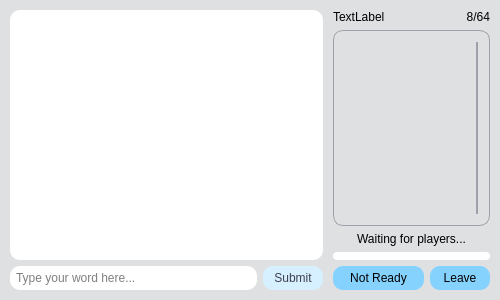
<?xml version="1.0" encoding="UTF-8"?>
<ui version="4.0">
 <class>Room</class>
 <widget class="QWidget" name="Room">
  <property name="geometry">
   <rect>
    <x>0</x>
    <y>0</y>
    <width>500</width>
    <height>300</height>
   </rect>
  </property>
  <property name="minimumSize">
   <size>
    <width>500</width>
    <height>300</height>
   </size>
  </property>
  <property name="windowTitle">
   <string>Form</string>
  </property>
  <property name="styleSheet">
   <string notr="true">#Room, QScrollArea QWidget {background-color: #DFE0E2}

QLineEdit, QPushButton {
	color: black;
	border-radius: 10px;
	padding: 4px;
	height: 16px;
}
QLineEdit {background-color: white}
QPushButton {background-color: #85D2FF}
QPushButton:hover {background-color: #5CC3FF}
QPushButton:disabled {
	background-color: #D6F0FF;
	color: #40404F;
}

QTextEdit {
	background-color: white;
	border-radius: 10px;
	padding: 5px;
}

QProgressBar {
	background-color: white;
	border-radius: 4px;
}
QProgressBar::chunk {
	background-color: #85D2FF;
	border-radius: 4px;
}

QScrollArea {
	border: 1px solid #9EA1A9;
	border-radius: 10px;
	padding: 5px;
}

QScrollBar,
QScrollBar::sub-line, QScrollBar::sub-page,
QScrollBar::add-line, QScrollBar::add-page
{
	background: transparent;
	border: none;
}
QScrollBar::handle {
	background-color: #9EA1A9;
	border-radius: 2px;
	margin: 6px;
}
QScrollBar::handle:hover {
	border-radius: 4px;
	margin: 4px;
}</string>
  </property>
  <layout class="QGridLayout" name="gridLayout_3" columnstretch="2,1">
   <property name="leftMargin">
    <number>10</number>
   </property>
   <property name="topMargin">
    <number>10</number>
   </property>
   <property name="rightMargin">
    <number>10</number>
   </property>
   <property name="bottomMargin">
    <number>10</number>
   </property>
   <property name="horizontalSpacing">
    <number>10</number>
   </property>
   <item row="0" column="0">
    <widget class="QFrame" name="frame_game">
     <layout class="QGridLayout" name="gridLayout_2">
      <property name="leftMargin">
       <number>0</number>
      </property>
      <property name="topMargin">
       <number>0</number>
      </property>
      <property name="rightMargin">
       <number>0</number>
      </property>
      <property name="bottomMargin">
       <number>0</number>
      </property>
      <item row="1" column="0">
       <widget class="QLineEdit" name="input_word">
        <property name="enabled">
         <bool>false</bool>
        </property>
        <property name="placeholderText">
         <string>Type your word here...</string>
        </property>
       </widget>
      </item>
      <item row="1" column="1">
       <widget class="QPushButton" name="btn_submit">
        <property name="enabled">
         <bool>false</bool>
        </property>
        <property name="minimumSize">
         <size>
          <width>60</width>
          <height>0</height>
         </size>
        </property>
        <property name="text">
         <string>Submit</string>
        </property>
       </widget>
      </item>
      <item row="0" column="0" colspan="2">
       <widget class="QTextEdit" name="output_words">
        <property name="enabled">
         <bool>true</bool>
        </property>
        <property name="focusPolicy">
         <enum>Qt::NoFocus</enum>
        </property>
        <property name="readOnly">
         <bool>true</bool>
        </property>
       </widget>
      </item>
     </layout>
    </widget>
   </item>
   <item row="0" column="1">
    <widget class="QFrame" name="frame_sidepanel">
     <layout class="QGridLayout" name="gridLayout" rowstretch="0,0,0,0,0" columnstretch="3,1,0">
      <property name="sizeConstraint">
       <enum>QLayout::SetMinimumSize</enum>
      </property>
      <property name="leftMargin">
       <number>0</number>
      </property>
      <property name="topMargin">
       <number>0</number>
      </property>
      <property name="rightMargin">
       <number>0</number>
      </property>
      <property name="bottomMargin">
       <number>0</number>
      </property>
      <item row="3" column="0" colspan="3">
       <widget class="QProgressBar" name="timer_progress">
        <property name="enabled">
         <bool>false</bool>
        </property>
        <property name="sizePolicy">
         <sizepolicy hsizetype="Expanding" vsizetype="Expanding">
          <horstretch>0</horstretch>
          <verstretch>0</verstretch>
         </sizepolicy>
        </property>
        <property name="maximumSize">
         <size>
          <width>16777215</width>
          <height>8</height>
         </size>
        </property>
        <property name="styleSheet">
         <string notr="true"/>
        </property>
        <property name="maximum">
         <number>3000</number>
        </property>
        <property name="value">
         <number>0</number>
        </property>
        <property name="textVisible">
         <bool>false</bool>
        </property>
       </widget>
      </item>
      <item row="4" column="1" colspan="2">
       <widget class="QPushButton" name="btn_leave">
        <property name="text">
         <string>Leave</string>
        </property>
       </widget>
      </item>
      <item row="4" column="0">
       <widget class="QPushButton" name="btn_ready">
        <property name="text">
         <string>Not Ready</string>
        </property>
        <property name="checkable">
         <bool>true</bool>
        </property>
       </widget>
      </item>
      <item row="2" column="0" colspan="3">
       <widget class="QLabel" name="label_game_state">
        <property name="text">
         <string>Waiting for players...</string>
        </property>
        <property name="alignment">
         <set>Qt::AlignCenter</set>
        </property>
       </widget>
      </item>
      <item row="1" column="0" colspan="3">
       <widget class="QScrollArea" name="scrollArea">
        <property name="verticalScrollBarPolicy">
         <enum>Qt::ScrollBarAlwaysOn</enum>
        </property>
        <property name="horizontalScrollBarPolicy">
         <enum>Qt::ScrollBarAlwaysOff</enum>
        </property>
        <property name="widgetResizable">
         <bool>true</bool>
        </property>
        <widget class="QWidget" name="scrollAreaWidgetContents">
         <property name="geometry">
          <rect>
           <x>0</x>
           <y>0</y>
           <width>128</width>
           <height>180</height>
          </rect>
         </property>
         <layout class="QVBoxLayout" name="verticalLayout_2">
          <property name="spacing">
           <number>0</number>
          </property>
          <item>
           <layout class="QVBoxLayout" name="layout_players">
            <property name="spacing">
             <number>3</number>
            </property>
           </layout>
          </item>
          <item>
           <spacer name="verticalSpacer">
            <property name="orientation">
             <enum>Qt::Vertical</enum>
            </property>
            <property name="sizeHint" stdset="0">
             <size>
              <width>20</width>
              <height>40</height>
             </size>
            </property>
           </spacer>
          </item>
         </layout>
        </widget>
       </widget>
      </item>
      <item row="0" column="2">
       <widget class="QLabel" name="label_player_count">
        <property name="text">
         <string>8/64</string>
        </property>
        <property name="alignment">
         <set>Qt::AlignRight|Qt::AlignTrailing|Qt::AlignVCenter</set>
        </property>
       </widget>
      </item>
      <item row="0" column="0" colspan="2">
       <widget class="QLabel" name="label_room_name">
        <property name="text">
         <string>TextLabel</string>
        </property>
       </widget>
      </item>
     </layout>
    </widget>
   </item>
  </layout>
 </widget>
 <tabstops>
  <tabstop>input_word</tabstop>
  <tabstop>btn_submit</tabstop>
  <tabstop>btn_ready</tabstop>
  <tabstop>btn_leave</tabstop>
  <tabstop>scrollArea</tabstop>
  <tabstop>output_words</tabstop>
 </tabstops>
 <resources/>
 <connections/>
</ui>
